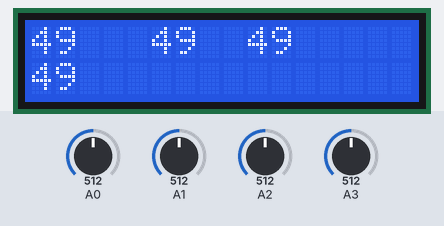
Bench run of a sketch on a simulated Arduino Uno, built with avr-gcc and run on an emulated ATmega328P. Parts: 16×2 character LCD. The test bench sets the inputs (shaded band); at power-on: A0 = 512, A1 = 512, A2 = 512, A3 = 512. What the sketch prints to the serial monitor is not drawn.

Above: at 1.2 s.
1.3 s: A0 set to 716
At 2.7 s:
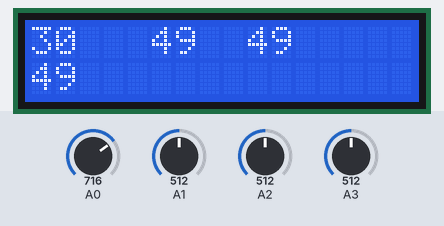
3.5 s: A1 set to 716
At 4.5 s:
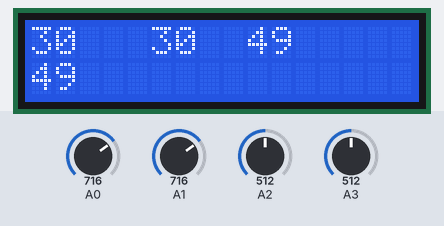
5.5 s: A2 set to 716
At 7.2 s:
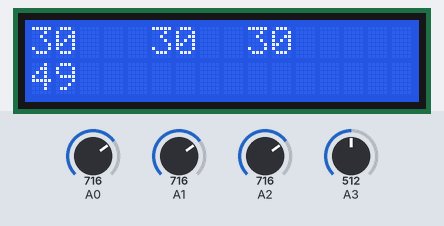
7.5 s: A3 set to 716
At 9.2 s:
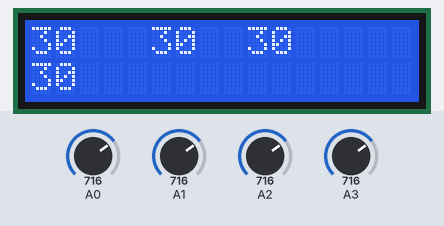
9.5 s: A0 set to 306
At 11.0 s:
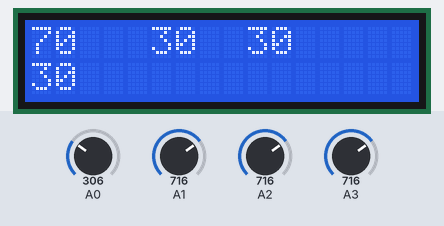
11.5 s: A1 set to 306
At 12.7 s:
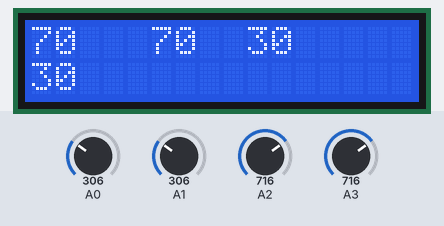
Timing chart, 0 to 14.5 s (numbered marks = the images above; inputs shaded):
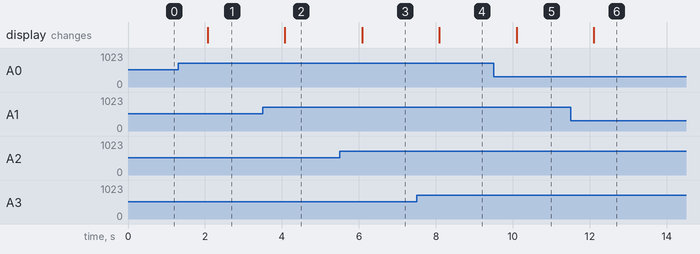

The sketch:

bin_level_lalit_code.ino
```cpp
#include <LiquidCrystal.h>
LiquidCrystal BIN_DISPLAY(12, 11, 5, 4, 3, 2);
void setup()
{
  BIN_DISPLAY.begin(16, 2);
  Serial.begin(9600);
}
void loop()
{
  //Read the analog values
  int VAL1_level = analogRead(A0);
  int VAL2_level = analogRead(A1);
  int VAL3_level = analogRead(A2);
  int VAL4_level = analogRead(A3);
  //Mapping the analog values
  int FSR1 = map (VAL1_level, 1023, 0, 0, 100);
  int FSR2 = map (VAL2_level, 1023, 0, 0, 100);
  int FSR3 = map (VAL3_level, 1023, 0, 0, 100);
  int FSR4 = map (VAL4_level, 1023, 0, 0, 100);
  // print vaues on serial monitor
  Serial.print("FSR1:");
  Serial.print(FSR1);
  Serial.print("FSR2:");
  Serial.print(FSR2);
  Serial.print("FSR3:");
  Serial.print(FSR3);
  Serial.print("FSR4:");
  Serial.print(FSR4);
  // print vaues on lcd
  BIN_DISPLAY.setCursor(0, 0);
  BIN_DISPLAY.print(FSR1);
  BIN_DISPLAY.setCursor(5, 0);
  BIN_DISPLAY.print(FSR2);
  BIN_DISPLAY.setCursor(9, 0);
  BIN_DISPLAY.print(FSR3);
  BIN_DISPLAY.setCursor(0, 1);
  BIN_DISPLAY.print(FSR4);
  delay(1000);
}
```

Measured:
- after the input at 1.3 s, the display: changes after 0.77 s (image 1)
- after the input at 3.5 s, the display: changes after 0.58 s (image 2)
- after the input at 5.5 s, the display: changes after 0.58 s (image 3)
- after the input at 7.5 s, the display: changes after 0.59 s (image 4)
- after the input at 9.5 s, the display: changes after 0.60 s (image 5)
- after the input at 11.5 s, the display: changes after 0.60 s (image 6)
